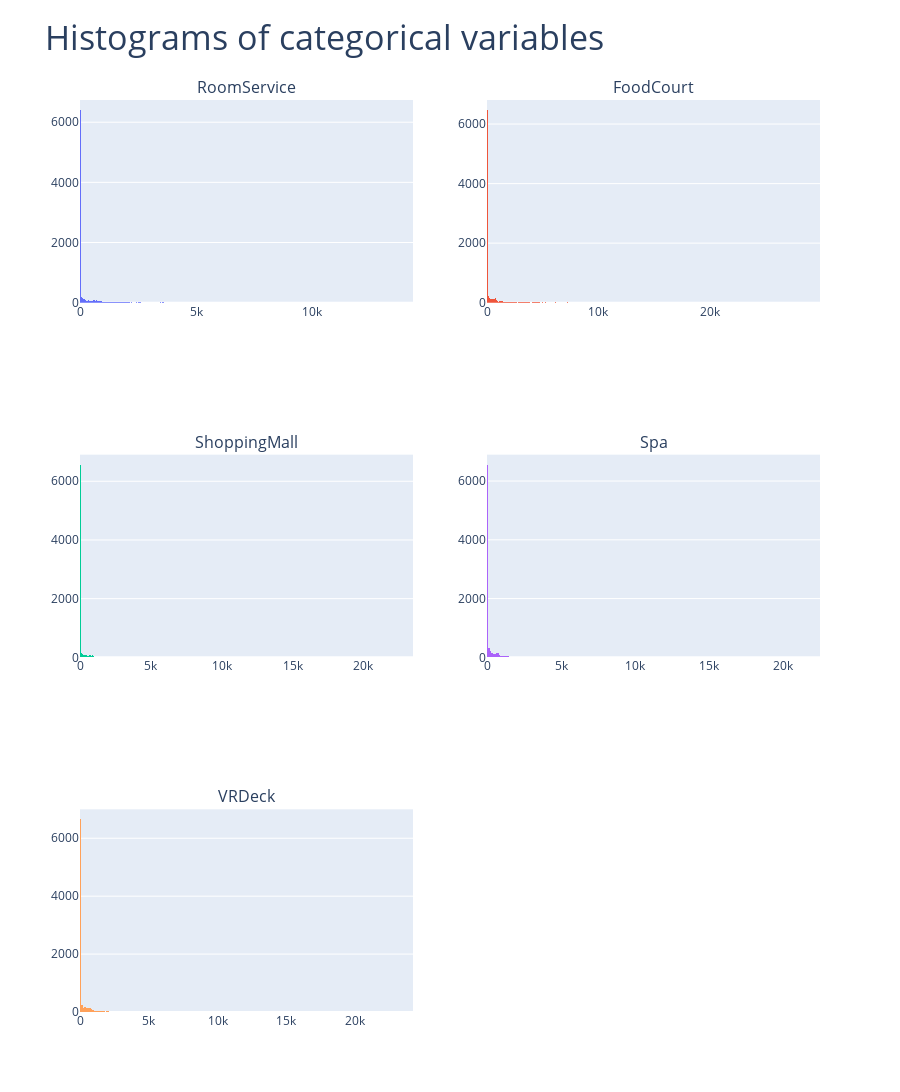
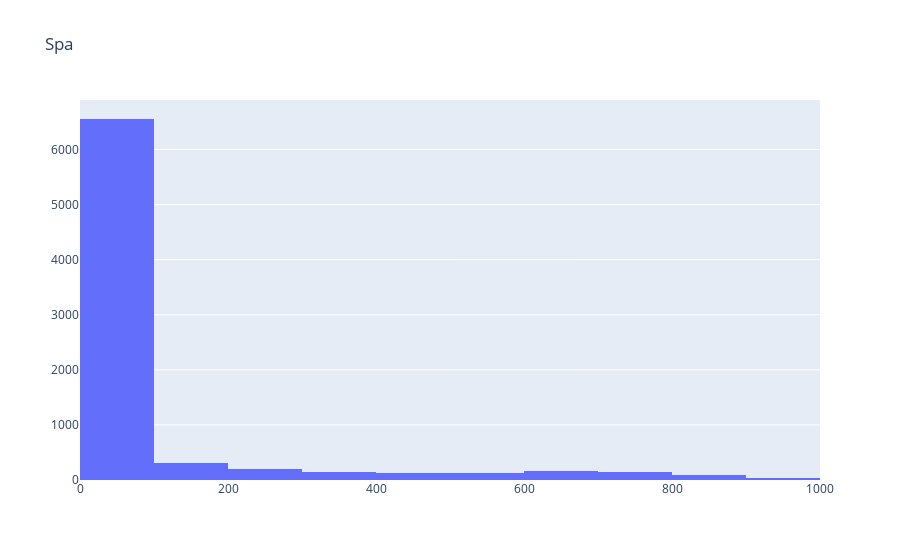

Notebook code for these charts, in order:
### Code cell
# Let's check the amenities
amenities = num_cols.drop('Age')



print_hitograms(amenities)
fig = go.Figure()
fig.add_trace(go.Histogram(x=df['Spa']))
fig.update_layout(
    title = 'Spa',
    xaxis=dict(
        range=[0, 1000]  # Set the range (min, max) for the x-axis
    ),
    
)

### Figure 1 — Plotly figure (JSON) as saved in the notebook; plotly's stock layout.template omitted (floating-point values rounded to 4 significant figures; data arrays with more than 128 entries replaced by an {"elided": "..."} marker saying what was removed)
{"data": [{"showlegend": false, "type": "histogram", "x": {"elided": "8693 int values"}, "xaxis": "x", "yaxis": "y"}, {"showlegend": false, "type": "histogram", "x": {"elided": "8693 int values"}, "xaxis": "x2", "yaxis": "y2"}, {"showlegend": false, "type": "histogram", "x": {"elided": "8693 int values"}, "xaxis": "x3", "yaxis": "y3"}, {"showlegend": false, "type": "histogram", "x": {"elided": "8693 int values"}, "xaxis": "x4", "yaxis": "y4"}, {"showlegend": false, "type": "histogram", "x": {"elided": "8693 int values"}, "xaxis": "x5", "yaxis": "y5"}], "layout": {"annotations": [{"font": {"size": 16}, "showarrow": false, "text": "RoomService", "x": 0.225, "xanchor": "center", "xref": "paper", "y": 1, "yanchor": "bottom", "yref": "paper"}, {"font": {"size": 16}, "showarrow": false, "text": "FoodCourt", "x": 0.775, "xanchor": "center", "xref": "paper", "y": 1, "yanchor": "bottom", "yref": "paper"}, {"font": {"size": 16}, "showarrow": false, "text": "ShoppingMall", "x": 0.225, "xanchor": "center", "xref": "paper", "y": 0.6111, "yanchor": "bottom", "yref": "paper"}, {"font": {"size": 16}, "showarrow": false, "text": "Spa", "x": 0.775, "xanchor": "center", "xref": "paper", "y": 0.6111, "yanchor": "bottom", "yref": "paper"}, {"font": {"size": 16}, "showarrow": false, "text": "VRDeck", "x": 0.225, "xanchor": "center", "xref": "paper", "y": 0.2222, "yanchor": "bottom", "yref": "paper"}], "height": 1500, "title": {"font": {"size": 34}, "text": "Histograms of categorical variables"}, "xaxis": {"anchor": "y", "domain": [0, 0.45]}, "xaxis2": {"anchor": "y2", "domain": [0.55, 1]}, "xaxis3": {"anchor": "y3", "domain": [0, 0.45]}, "xaxis4": {"anchor": "y4", "domain": [0.55, 1]}, "xaxis5": {"anchor": "y5", "domain": [0, 0.45]}, "xaxis6": {"anchor": "y6", "domain": [0.55, 1]}, "yaxis": {"anchor": "x", "domain": [0.7778, 1]}, "yaxis2": {"anchor": "x2", "domain": [0.7778, 1]}, "yaxis3": {"anchor": "x3", "domain": [0.3889, 0.6111]}, "yaxis4": {"anchor": "x4", "domain": [0.3889, 0.6111]}, "yaxis5": {"anchor": "x5", "domain": [0, 0.2222]}, "yaxis6": {"anchor": "x6", "domain": [0, 0.2222]}}}

### Figure 2 — Plotly figure (JSON) as saved in the notebook; plotly's stock layout.template omitted (floating-point values rounded to 4 significant figures; data arrays with more than 128 entries replaced by an {"elided": "..."} marker saying what was removed)
{"data": [{"type": "histogram", "x": {"elided": "8693 int values"}}], "layout": {"title": {"text": "Spa"}, "xaxis": {"range": [0, 1000]}}}
